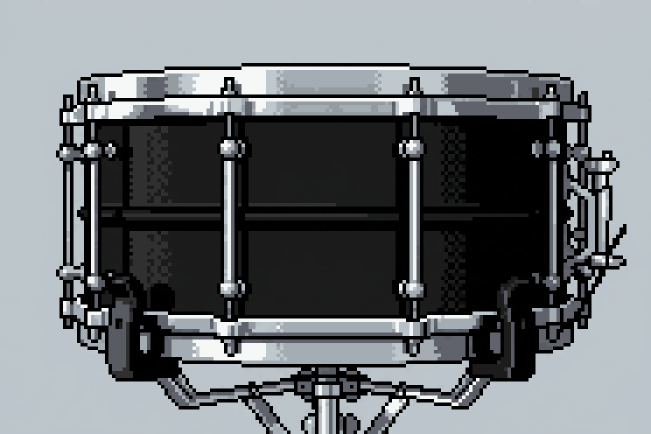
#> input picture assets/snare_pixelart.png, 1302 x 868 px (shown at 1/2 size)
$ python pixelart_to_svg.py ../assets/snare_pixelart.png
#> lines starting #> are read from the running program, lines starting #| are printed output that depends on the picture
#!/usr/bin/env python3
"""
Восстанавливает «настоящую» пиксельную сетку у картинки в стиле пиксель-арт
(ИИ-картинки обычно имеют дробный размер пикселя, например 6.78 px) и
перерисовывает её кодом: чистый PNG + SVG из прямоугольников.

Запуск:
    python3 pixelart_to_svg.py картинка.png
    python3 pixelart_to_svg.py картинка.png --colors 28 --scale 8 --out drum

Нужны: pip install pillow numpy
"""
import argparse
import numpy as np
from PIL import Image

ap = argparse.ArgumentParser()
ap.add_argument("src")
ap.add_argument("--colors", type=int, default=32, help="размер палитры (0 = не квантовать)")
ap.add_argument("--scale", type=int, default=8, help="во сколько раз увеличить PNG")
ap.add_argument("--period", type=float, default=0, help="размер пикселя в px (0 = найти автоматически)")
ap.add_argument("--out", default="snare_pixelart")
args = ap.parse_args()

img = Image.open(args.src).convert("RGB")
#> img is the input picture: PIL image 1302x868 RGB; mean R, G, B 112.2, 116.9, 120.2
a = np.array(img).astype(np.float32)
H, W, _ = a.shape
#> H = 868; W = 1302


# ---------- 1. поиск периода и фазы сетки по силе границ ----------
def edge_profile(axis):
    return np.abs(np.diff(a, axis=axis)).sum(2).sum(axis=1 - axis)


def find_grid(e, p_range=(4.0, 12.0), step=0.01):
    n = len(e)
    best = (-1, 0, 0)
    for p in np.arange(*p_range, step):
        for ph in np.arange(0, p, 0.25):
            pos = np.round(np.arange(ph, n, p)).astype(int)
            pos = pos[pos < n]
            score = e[pos].mean()
            if score > best[0]:
                best = (score, p, ph)
    return best[1], best[2]


ex, ey = edge_profile(1), edge_profile(0)   # ex: границы по x, ey: по y
#> ex = 1301 values, max 244202 at index 125, min 0 at index 0, mean 6621.8; ey = 867 values, max 541471 at index 195, min 0 at index 0, mean 11740.3
if args.period:
    px = py = args.period
    phx = phy = 0.0
else:
    px, phx = find_grid(ex)
#> in find_grid, `n = len(e)`: n = 1301
#> after the loop in find_grid, `for p in np.arange(*p_range, step):`: best = (46567.6, 7, 5.75)
#> px = 7; phx = 5.75
    py, phy = find_grid(ey)
#> py = 7; phy = 5.75
    p = (px + py) / 2                      # пиксель квадратный
#> p = 7
    px = py = round(p, 2)
print(f"Размер пикселя ≈ {px} px, сдвиг сетки x={phx:.2f}, y={phy:.2f}")
#| Размер пикселя ≈ 7.0 px, сдвиг сетки x=5.75, y=5.75

nx = int((W - phx) // px)
#> nx = 185
ny = int((H - phy) // py)
#> ny = 123

# ---------- 2. цвет каждой клетки = медиана её центральной части ----------
grid = np.zeros((ny, nx, 3), np.uint8)
for j in range(ny):
    y0, y1 = phy + j * py, phy + (j + 1) * py
    ya, yb = int(round(y0 + py * 0.25)), max(int(round(y1 - py * 0.25)), int(round(y0 + py * 0.25)) + 1)
    for i in range(nx):
        x0, x1 = phx + i * px, phx + (i + 1) * px
        xa, xb = int(round(x0 + px * 0.25)), max(int(round(x1 - px * 0.25)), int(round(x0 + px * 0.25)) + 1)
        grid[j, i] = np.median(a[ya:yb, xa:xb].reshape(-1, 3), axis=0)
#> this loop made 123 passes
#> (y0, y1, ya, yb) on passes 1 to 12: (5.75, 12.75, 8, 11), (12.75, 19.75, 14, 18), (19.75, 26.75, 22, 25), (26.75, 33.75, 28, 32), (33.75, 40.75, 36, 39), (40.75, 47.75, 42, 46), (47.75, 54.75, 50, 53), (54.75, 61.75, 56, 60), (61.75, 68.75, 64, 67), (68.75, 75.75, 70, 74), (75.75, 82.75, 78, 81), (82.75, 89.75, 84, 88)
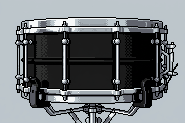
#> grid: shape (123, 185, 3); mean R, G, B 111.1, 115.8, 119.1

# ---------- 3. палитра (без дизеринга — он уже есть в самой картинке) ----------
if args.colors > 0:
    q = Image.fromarray(grid).quantize(colors=args.colors, method=Image.Quantize.MEDIANCUT,
                                       dither=Image.Dither.NONE)
    pal = np.array(q.getpalette()[: args.colors * 3], np.uint8).reshape(-1, 3)
#> pal = 32 rows, first 8: [246, 248, 248], [190, 200, 205], [190, 198, 204], [189, 198, 204], [189, 198, 203], [189, 198, 202], [188, 198, 203], [188, 197, 205]
    idx = np.array(q)
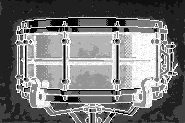
#> idx: shape (123, 185); min 0, max 31, mean 14.4; drawn with min black and max white
    grid = pal[idx]
else:
    pal, inv = np.unique(grid.reshape(-1, 3), axis=0, return_inverse=True)
    idx = inv.reshape(ny, nx)

# ---------- 4. PNG ----------
Image.fromarray(grid).resize((nx * args.scale, ny * args.scale), Image.NEAREST).save(f"{args.out}.png")
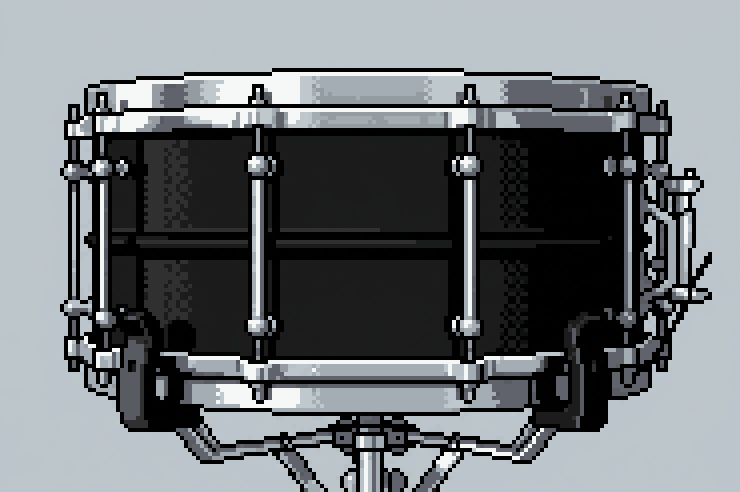
#> saved as snare_pixelart.png: PIL image 1480x984 RGB (shown at 1/2 size); mean R, G, B 111.1, 115.8, 119.1

# ---------- 5. SVG: отрезки одного цвета по строкам, по одному <path> на цвет ----------
paths = {}
for y in range(ny):
    x = 0
    while x < nx:
        c = int(idx[y, x])
        x2 = x
        while x2 + 1 < nx and idx[y, x2 + 1] == c:
            x2 += 1
        w = x2 - x + 1
        paths.setdefault(c, []).append(f"M{x} {y}h{w}v1h-{w}z")
        x = x2 + 1
#> after the loop, paths = 32 items

bg = pal[int(idx[0, 0])]
#> bg = [189, 198, 203]
with open(f"{args.out}.svg", "w", encoding="utf-8") as f:
    f.write(f'<svg xmlns="http://www.w3.org/2000/svg" viewBox="0 0 {nx} {ny}" '
            f'width="{nx * args.scale}" height="{ny * args.scale}" shape-rendering="crispEdges">\n')
    f.write(f'<rect width="{nx}" height="{ny}" fill="rgb({bg[0]},{bg[1]},{bg[2]})"/>\n')
    for c, segs in paths.items():
        r, g, b = (int(v) for v in pal[c])
        f.write(f'<path fill="rgb({r},{g},{b})" d="{"".join(segs)}"/>\n')
#> this loop made 32 passes
#> (c, r, g, b) on passes 1 to 12: (4, 189, 198, 203), (2, 190, 198, 204), (3, 189, 198, 204), (10, 188, 197, 202), (8, 188, 197, 204), (6, 188, 198, 203), (5, 189, 198, 202), (9, 189, 197, 203), (11, 187, 197, 203), (1, 190, 200, 205), (26, 2, 2, 2), (27, 1, 1, 1)
    f.write("</svg>\n")

print(f"Сетка {nx}x{ny}, цветов: {len(pal)} -> {args.out}.png, {args.out}.svg")
#| Сетка 185x123, цветов: 32 -> snare_pixelart.png, snare_pixelart.svg
